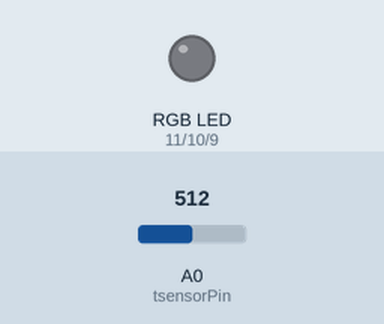
Simulated run of this sketch. Board: Arduino Uno, built with avr-gcc and run on an emulated ATmega328P. Parts: an RGB LED mixed from three pins (HIGH = lit). The inputs (shaded band) are chosen by the test bench; at power-on: A0 (tsensorPin) = 512. What the sketch prints to the serial monitor is not drawn.

Above: at 0.05 s.
At 2.6 s:
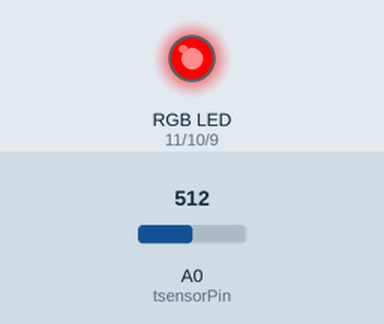
At 7.6 s:
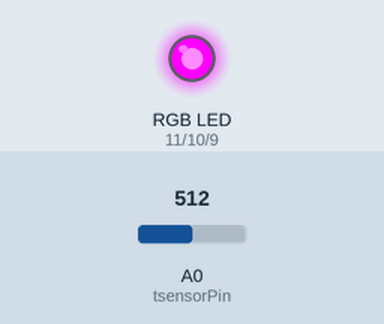
At 12.6 s:
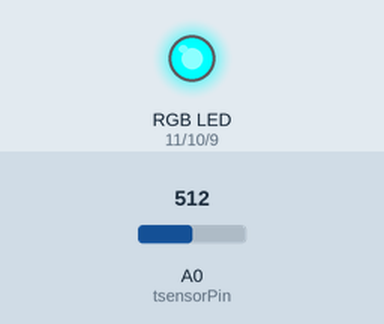
Timing chart, 0 to 19.6 s (numbered marks = the images above):
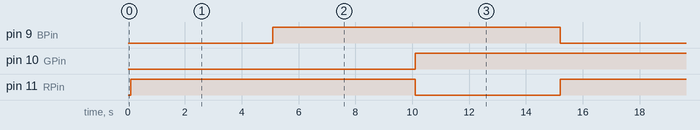

The sketch:

Pocket_Stage_Light_sketch.ino
```cpp
/*
Pocket Stage Light
The RGB LED will sequence in colors (blue, green, red) by use
of a thermistor.
15 August 2013
by Don Wilcher
*/
int tsensorPin = A0; // select the input pin for the temperature sensor
int RPin = 11; // select the pin for the red LED
int GPin = 10; // select the pin for the green LED
int BPin = 9; // select the pin for the blue LED
int tsensorValue = 0; // to store the value from the temperature sensor
void setup() {
// declare the LED pins as outputs:
pinMode(RPin, OUTPUT);
pinMode(GPin, OUTPUT);
pinMode(BPin, OUTPUT);
Serial.begin(9600);
}
void loop() {
// read the value from the sensor:
tsensorValue = analogRead(tsensorPin);
Serial.println(tsensorValue);
delay(100);
if (tsensorValue > 190){
// turn the blue LED on:
digitalWrite(BPin, LOW);
digitalWrite(RPin, HIGH);
// delay blue LED for 5 seconds:
delay(5000);
// turn the green LED on:
digitalWrite(BPin, HIGH);
digitalWrite(GPin, LOW);
// delay green LED for 5 seconds:
delay(5000);
// turn the red LED on:
digitalWrite(GPin, HIGH);
digitalWrite(RPin, LOW);
//delay red LED for 5 seconds:
delay(5000);
}
else{
// turn blue, green, and red LEDs off:
digitalWrite(BPin, HIGH);
digitalWrite(GPin, HIGH);
digitalWrite(RPin, HIGH);
}
}
```

Measured:
- by itself, pin 9 (BPin), pin 10 (GPin): alternates HIGH for 10.1 s and LOW for 5.0 s
- by itself, pin 11 (RPin): alternates HIGH for 10.0 s and LOW for 5.1 s
